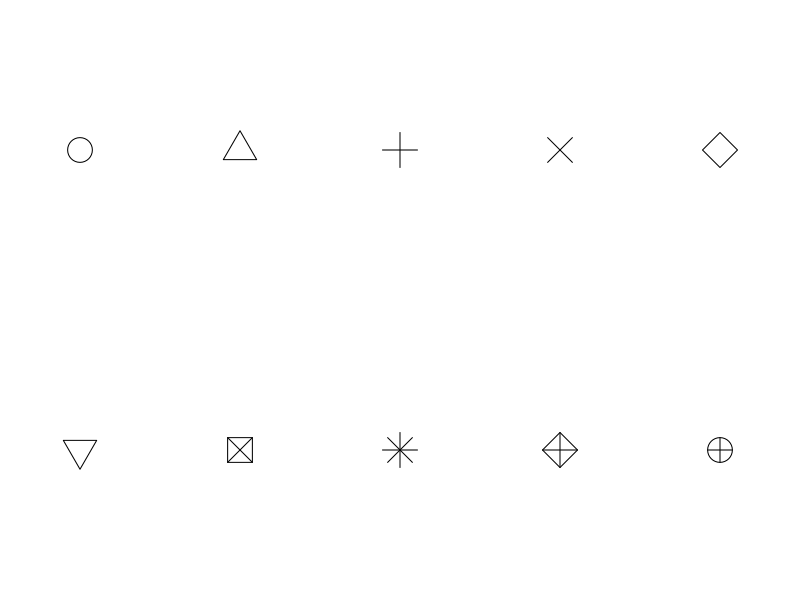

The R source for this figure:
##########################################################################################################################################

#(주의) ->  순차적으로 코드를 실행하는 것을 권함!

#에러 발생 시 github Finance/R-Finance-Programming 경로에 issue를 남기면 확인

##########################################################################################################################################



### plot (그래프)

## 고수준 그래프 함수

# 그래프 설정하기.

# 고수준의 그래프 함수는 함수의 인수를 이용해서 축과 문자표시 등에 대한 설정을 할 수 있다.
# 하지만 별도로 제공되는 함수(par 함수 또는 저수준 그래프 함수 등)를 통해서 보다 정밀하게 설정 가능.
# 그래프 함수의 인수를 통해 설정하는 방법 확인.

##########################################################################################################################################

### pch와 cex

# 점 모양과 크기는 pch 인수와 cex 인수로 지정할 수 있음
# 기본값은 pch = 1 이고 색깔은 검정색.

par(mfrow=c(2,5))
x<-1
y<-1
par(mar=c(1,1,1,1))
for(i in 1:10){
  plot(x,y,pch=i,cex=5,bty='n',axes = FALSE)                     # 그래프 박스를 없애고(bty='n'), 축을 없앤다(axes=FALSE).
}



##########################################################################################################################################

graphics.off()                    # 그래프 지워주는 함수.

############################################################결과값(print)#################################################################

# 점과 모양 한번 찍어보기.


##########################################################################################################################################
